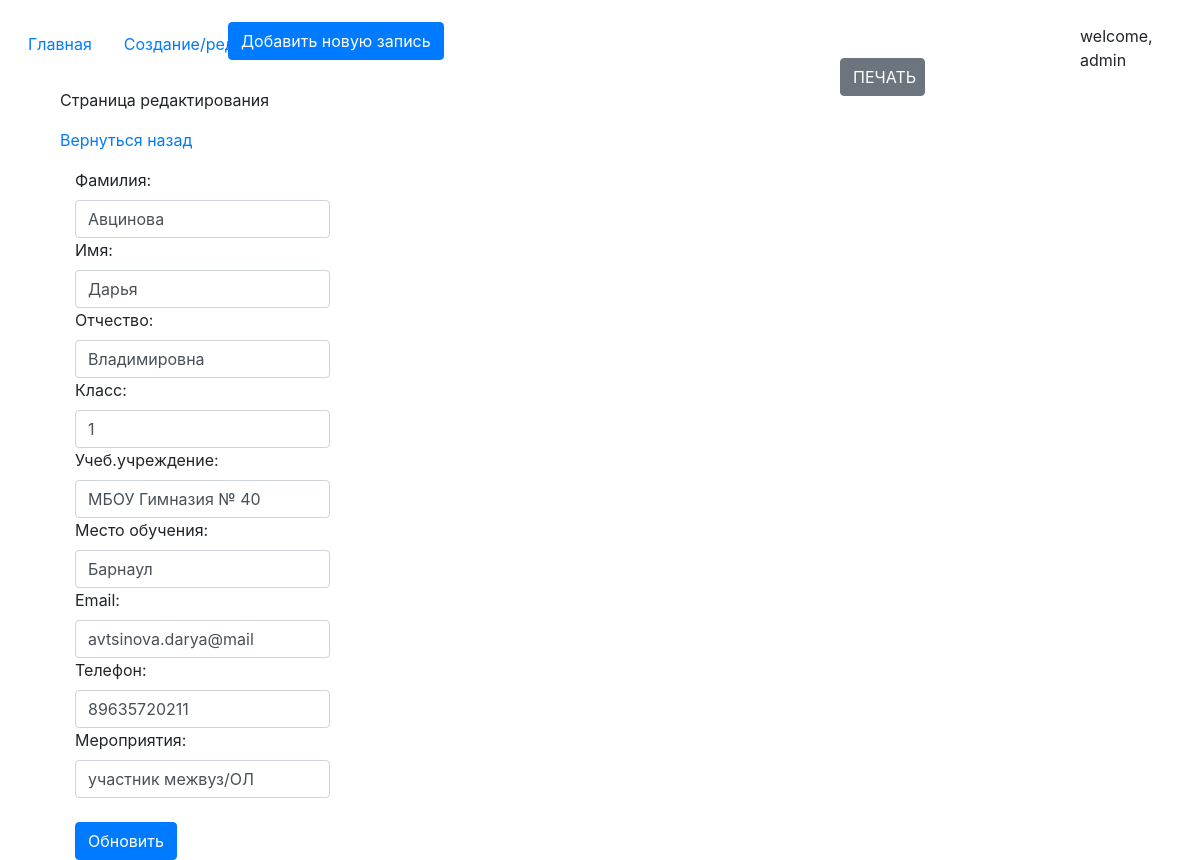
/update-page/6 (signed in), run on the app's committed database.
### core/models.py (models this page shows, shortened)
class Records(models.Model):
    create_date = models.DateTimeField(auto_now = True)
    second_name = models.CharField(max_length = 15, verbose_name = "Фамилия")
    first_name = models.CharField(max_length=15, verbose_name="Имя")
    patronymic = models.CharField(max_length=20, verbose_name="Отчество")
    the_class = models.CharField(max_length=2, verbose_name="Класс")
    educational_institution = models.CharField(max_length=50, verbose_name="Учеб.учреждение")
    place_of_study = models.CharField(max_length=15, verbose_name="Место обучения")
    e_mail = models.CharField(max_length=20, verbose_name="Email")
    phone_number = models.CharField(max_length=11, verbose_name="Телефон")
    events = models.CharField(max_length=200, verbose_name="Мероприятия")
    class Meta:
        verbose_name = "запись"
        verbose_name_plural = "Записи"

### core/views.py (the view)
# urls.py: path('update-page/<int:pk>', views.RecordUpdateView.as_view(), name='update_page'),
class RecordUpdateView(UpdateView):
    model = Records
    template_name = 'edit_page.html'
    form_class = RecordForm
    success_url = reverse_lazy('edit_page')
    def get_context_data(self, **kwargs):
        kwargs['update'] = True
        return super().get_context_data(**kwargs)

### core/forms.py
class RecordForm(forms.ModelForm):
    class Meta:
        model = Records
        fields = '__all__'
    def __init__(self, *args, **kwargs):
        super().__init__(*args, **kwargs)
        for field in self.fields:
            self.fields[field].widget.attrs['class'] = 'form-control'

### templates/edit_page.html (shortened to what this page needs)
{% extends 'index.html' %}
{% block content %}
    <button style = ";width:85px;position: absolute;left:70%;top:6.8%;" class = "btn btn-secondary mb-4" onclick = "printEl()">ПЕЧАТЬ</button>
    {% if request.user.is_authenticated and request.user.is_staff %}
        <button type="button" class="btn btn-primary" data-toggle="modal" data-target="#exampleModal" style = "position: absolute;left:19%;top:2.6%">
          Добавить новую запись
        </button>
    {% endif %}
    {% if update %}
        <div style = "margin-left:5%">
        <p class = "mt-4">Страница редактирования</p>
        <p><a href = "{% url 'edit_page' %}">Вернуться назад</a></p>
        <form id = "update_data" method = "post">
        <div class ="col-3">
              {{ form }}
          </form>
        <button form = "update_data" type="submit" class="btn btn-primary mt-4">Обновить</button>
    </div>
    {% endif %}
{% endblock %}

### templates/index.html (shortened to what this page needs)
{% load static %}
<!doctype html>
<html lang="en">
  <head>
    <link rel="stylesheet" href="https://stackpath.bootstrapcdn.com/bootstrap/4.5.0/css/bootstrap.min.css">
<link href="{% static 'css/style.css' %}" rel="stylesheet">
  </head>
  <body><br>
        <div>
<ul class="nav nav-pills">
  <li class="nav-item" style = "padding-left: 1%;left:17.9%">
      {% url 'work' as url_work %}
    <a class="nav-link {% if url_work == request.path %} active {% endif %} " href = "{{ url_work }}">Главная</a>
  </li>
  <li class="nav-item">
      {% url 'edit_page' as url_edit_page %}
    <a class="nav-link {% if url_edit_page == request.path %} active {% endif %}" href = "{{ url_edit_page }}">Создание/ред/удал</a>
  </li>
        {% if request.user.is_authenticated %}
            <li class="nav-item">
                {% url 'logout_page' as url_loggout_page %}
                <a class="nav-link" href = "{{ url_loggout_page }}">Выйти</a>
            </li>
        {% endif %}
    <a style = "position:absolute;left:90%;">welcome, {{ request.user }}</a>
</ul>
    {% block content %}
        {% endblock %}
        </div>
  </body>
</html>

### data on the page
Records: second_name "Авцинова", first_name "Дарья", patronymic "Владимировна", the_class "1", educational_institution "МБОУ Гимназия № 40", place_of_study "Барнаул", e_mail "avtsinova.darya@mail", phone_number "89635720211", events "участник межвуз/ОЛ"

### other printed values
{{ request.user }} "admin"
